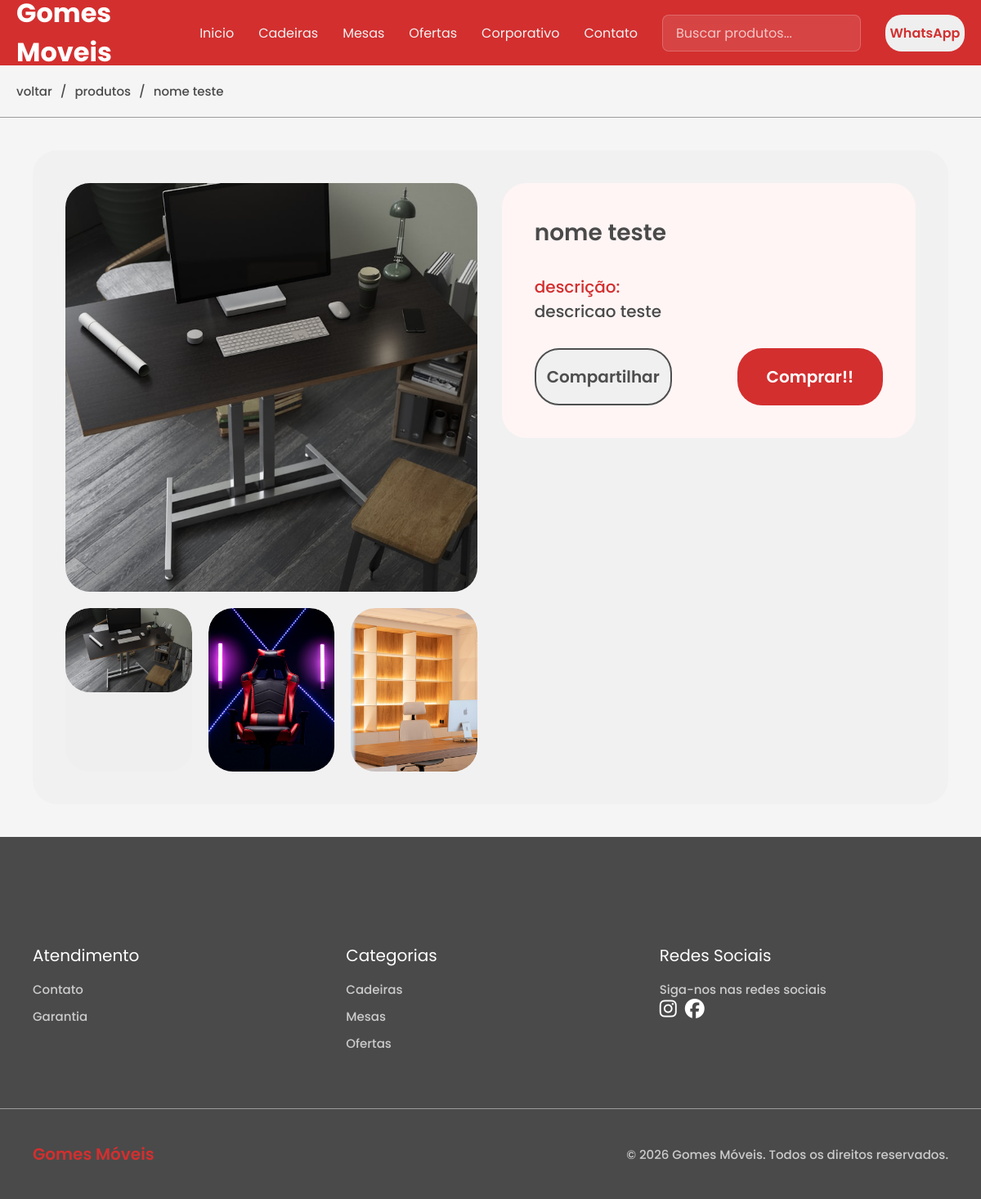
Page /produtos/teste-produto/ on the committed database.
### core/models.py (models this page shows, shortened)
class Produto(models.Model):
    nome = models.CharField(max_length=200)
    descricao = models.TextField()
    destaque = models.BooleanField(default=False)
    slug = models.SlugField(unique=True, blank=True)
    categoria = models.ForeignKey(
        Categoria,
        on_delete=models.CASCADE,
        related_name="produtos"
    )

class ProdutoImagem(models.Model):
    produto = models.ForeignKey(
        Produto,
        on_delete=models.CASCADE,
        related_name="imagens"
    )
    imagem = models.ImageField(upload_to="produtos/")

### core/views.py (the view)
# urls.py: path("produtos/<slug:slug>/",produto, name="produto"),
def produto(request, slug):
    produto = get_object_or_404(Produto, slug=slug)
    return render(request, "produto.html", {
        "produto": produto
    })

### core/templates/produto.html (shortened to what this page needs)
{% extends 'base.html' %}
{% load static %}
{% block css %}
<link rel="stylesheet" href="{% static 'css/produto.css' %}">
{% endblock %}
{% block content %}
<div class="move">
    <a href="/">voltar</a>
    <p>/</p>
    <a href="">produtos</a>
    <p>/</p>
    <p>{{ produto.nome }}</p>
</div>
<div class="container-produto">
    <div class="container-produto-principal">
        <div class="img-produto">
            <div class="img-1-produto">
                <img src="{{ produto.imagens.first.imagem.url }}">
            </div>
            <div class="mini-img-produto">
                <button class="img-2-produto">
                    <img src="{{ produto.imagens.all.1.imagem.url }}">
                </button>
                <button class="img-3-produto">
                    <img src="{{ produto.imagens.all.2.imagem.url }}">
                </button>
                <button class="img-4-produto">
                    <img src="{{ produto.imagens.all.3.imagem.url }}">
                </button>
            </div>
        </div>
        <div class="container-descricao-produto">
            <div class="nome-produto">
                <h1>{{ produto.nome }}</h1>
            </div>
            <div class="descricao-produto">
                <h1>descrição:</h1>
                <p>{{ produto.descricao|linebreaksbr }}</p>
            </div>
            <div class="container-whats">
                <div class="compartilhar">
                    Compartilhar
                </div>
                <button class="div-whats">
                    <a class="whats" href="">
                        Comprar!!
                    </a>
                </button>
            </div>
        </div>
    </div>
</div>
<div class="footer">
    <br><br><br><br><br>
    <div class="container-footer">
        <div class="Atendimento-footer">
            <h1>Atendimento</h1>
            <ul class="mov">
                <li><a href="">Contato</a></li>
                <li><a href="">Garantia</a></li>
            </ul>
        </div>
        <div class="Categorias-footer">
            <h1>Categorias</h1>
            <ul class="mov">
                <li><a href="">Cadeiras</a></li>
                <li><a href="">Mesas</a></li>
                <li><a href="">Ofertas</a></li>
                <br>
            </ul>
        </div>
        <div class="Redes-Sociais-footer">
            <h1>Redes Sociais</h1>
            <p>Siga-nos nas redes sociais</p>
            <div class="icon-footer">
                <a href="https://www.instagram.com/gomesmoveis.escritorio/" target="_blank">
                    <i class="fa-brands fa-instagram instagram"></i>
                </a>
                <a href="https://www.facebook.com/gomesmoveis.escritorio?locale=pt_BR" target="_blank">
                    <i class="fa-brands fa-facebook facebook"></i>
                </a>
            </div>
        </div>
    </div>
    <div class="container-direitos">
        <h1>
            Gomes Móveis
        </h1>
        <p>
            © 2026 Gomes Móveis. Todos os direitos reservados.
        </p>
    </div>
</div>
{% endblock %}

### core/static/css/style.css (style rules this page uses)
* { margin: 0; padding: 0; box-sizing: border-box; }
body { min-height: 100vh; background-color: #f5f5f5; }

### rows in the picture
Produto: nome "nome teste", imagens.first.imagem (picture), imagens.all.1.imagem (picture), imagens.all.2.imagem (picture), imagens.all.3.imagem (picture), descricao "descricao teste"
